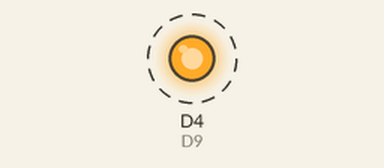
Simulated run of this sketch. Board: ESP8266 (Wemos D1 mini). Parts: output pins drawn as LEDs (lit = HIGH). Dashed ring = blinking.

Above: at 0.5 s.
Timing chart, 0 to 4.6 s (numbered marks = the images above):
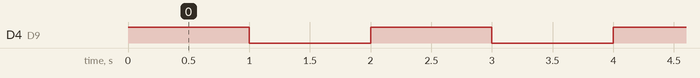

Measured:
- by itself, D4 (D9): alternates HIGH for 1.0 s and LOW for 1.0 s

The sketch:

Wemos-D1-as-Arduino-UNO-pins.ino
```cpp
#include <Arduino.h>
#include <WemosD1R1Pins.h>

void setup()
{
  // initialize LED digital pin as an output.
  pinMode(BOARD_LED, OUTPUT);
}

void loop()
{
  // turn the LED on (HIGH is the voltage level)
  digitalWrite(BOARD_LED, HIGH);
  // wait for a second
  delay(1000);
  // turn the LED off by making the voltage LOW
  digitalWrite(BOARD_LED, LOW);
   // wait for a second
  delay(1000);
}
```

WemosD1R1Pins.h
```cpp
/*
The correct sequence of pins Wemos D1 similar to Arduino UNO
*/

//link D-pins to GPIO for version R1
#define D0 3
#define RX D0

#define D1 1
#define TX D1

#define D2 16

#define D3 5

#define D4 4

#define D5 14

#define D6 12

#define D7 13

#define D8 0

#define D9 2
#define BOARD_LED D9

#define D10 15

//link A-pin
#define A0 0
```
